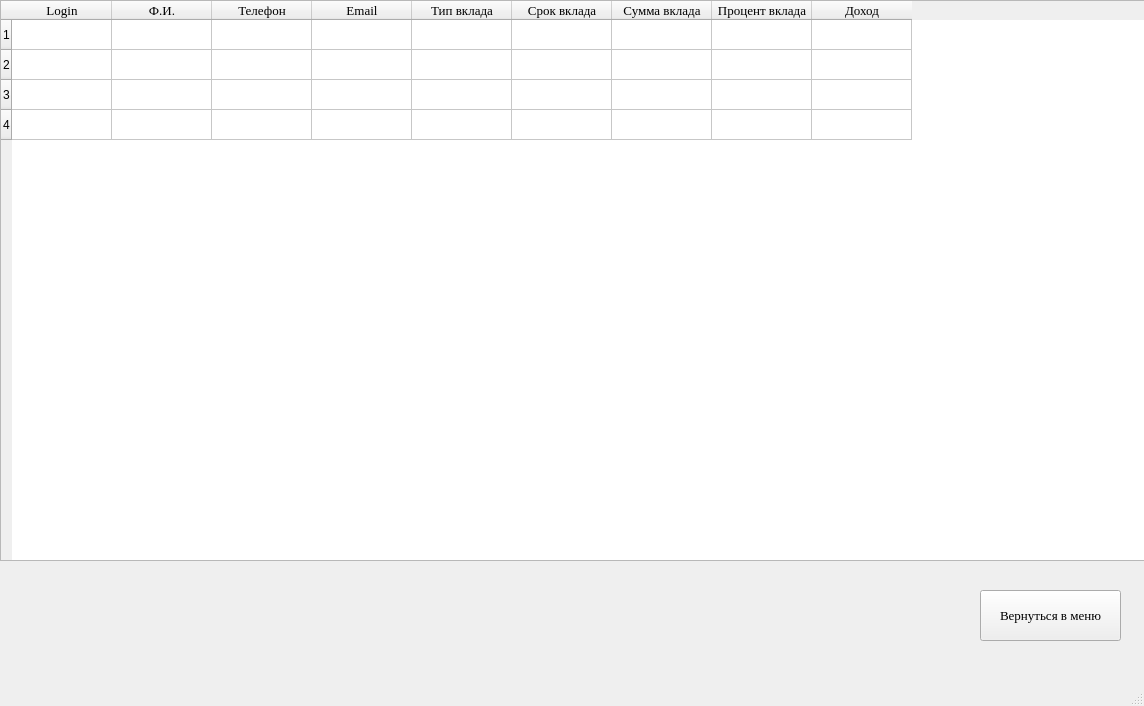
<?xml version="1.0" encoding="UTF-8"?>
<ui version="4.0">
 <class>MainWindow</class>
 <widget class="QMainWindow" name="MainWindow">
  <property name="geometry">
   <rect>
    <x>0</x>
    <y>0</y>
    <width>1144</width>
    <height>706</height>
   </rect>
  </property>
  <property name="windowTitle">
   <string>MainWindow</string>
  </property>
  <widget class="QWidget" name="centralwidget">
   <widget class="QTableWidget" name="tableWidget">
    <property name="geometry">
     <rect>
      <x>0</x>
      <y>0</y>
      <width>1271</width>
      <height>561</height>
     </rect>
    </property>
    <property name="minimumSize">
     <size>
      <width>0</width>
      <height>561</height>
     </size>
    </property>
    <row>
     <property name="text">
      <string>1</string>
     </property>
    </row>
    <row>
     <property name="text">
      <string>2</string>
     </property>
    </row>
    <row>
     <property name="text">
      <string>3</string>
     </property>
    </row>
    <row>
     <property name="text">
      <string>4</string>
     </property>
    </row>
    <column>
     <property name="text">
      <string>Login</string>
     </property>
     <property name="font">
      <font>
       <family>Times New Roman</family>
       <pointsize>10</pointsize>
      </font>
     </property>
    </column>
    <column>
     <property name="text">
      <string>Ф.И.</string>
     </property>
     <property name="font">
      <font>
       <family>Times New Roman</family>
       <pointsize>10</pointsize>
      </font>
     </property>
    </column>
    <column>
     <property name="text">
      <string>Телефон</string>
     </property>
     <property name="font">
      <font>
       <family>Times New Roman</family>
       <pointsize>10</pointsize>
      </font>
     </property>
    </column>
    <column>
     <property name="text">
      <string>Email</string>
     </property>
     <property name="font">
      <font>
       <family>Times New Roman</family>
       <pointsize>10</pointsize>
      </font>
     </property>
    </column>
    <column>
     <property name="text">
      <string>Тип вклада</string>
     </property>
     <property name="font">
      <font>
       <family>Times New Roman</family>
       <pointsize>10</pointsize>
      </font>
     </property>
    </column>
    <column>
     <property name="text">
      <string>Срок вклада</string>
     </property>
     <property name="font">
      <font>
       <family>Times New Roman</family>
       <pointsize>10</pointsize>
      </font>
     </property>
    </column>
    <column>
     <property name="text">
      <string>Сумма вклада</string>
     </property>
     <property name="font">
      <font>
       <family>Times New Roman</family>
       <pointsize>10</pointsize>
      </font>
     </property>
    </column>
    <column>
     <property name="text">
      <string>Процент вклада</string>
     </property>
     <property name="font">
      <font>
       <family>Times New Roman</family>
       <pointsize>10</pointsize>
      </font>
     </property>
    </column>
    <column>
     <property name="text">
      <string>Доход</string>
     </property>
     <property name="font">
      <font>
       <family>Times New Roman</family>
       <pointsize>10</pointsize>
      </font>
     </property>
    </column>
    <item row="0" column="0">
     <property name="text">
      <string/>
     </property>
    </item>
   </widget>
   <widget class="QPushButton" name="pushButton">
    <property name="geometry">
     <rect>
      <x>980</x>
      <y>590</y>
      <width>141</width>
      <height>51</height>
     </rect>
    </property>
    <property name="font">
     <font>
      <family>Times New Roman</family>
      <pointsize>10</pointsize>
     </font>
    </property>
    <property name="text">
     <string>Вернуться в меню</string>
    </property>
   </widget>
  </widget>
  <widget class="QMenuBar" name="menubar">
   <property name="geometry">
    <rect>
     <x>0</x>
     <y>0</y>
     <width>1144</width>
     <height>26</height>
    </rect>
   </property>
  </widget>
  <widget class="QStatusBar" name="statusbar"/>
 </widget>
 <resources/>
 <connections/>
</ui>
